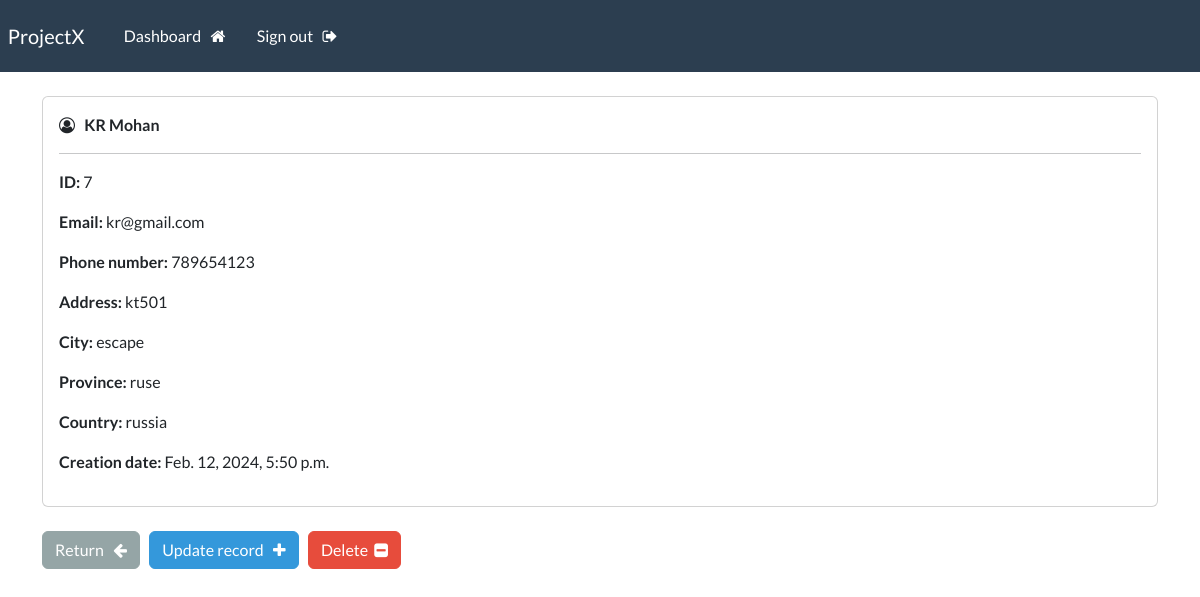
Screenshot of /record/7 (signed in) with the database file from the repository.
### webapp/models.py (models this page shows, shortened)
class Record(models.Model):
    creation_date = models.DateTimeField(auto_now_add=True)
    first_name = models.CharField(max_length=100)
    last_name = models.CharField(max_length=100)
    email = models.CharField(max_length=255)
    phone = models.CharField(max_length=20)
    address = models.CharField(max_length=300)
    city = models.CharField(max_length=255)
    province = models.CharField(max_length=200)
    country = models.CharField(max_length=125)

### webapp/views.py (the view)
# urls.py: path('record/<int:pk>', views.singular_record, name="record"),
@login_required(login_url='my-login')
def singular_record(request, pk):
    all_records = Record.objects.get(id=pk)
    context = {'record':all_records}
    return render(request, 'webapp/view-record.html', context=context)

### webapp/templates/webapp/view-record.html (shortened to what this page needs)
{% extends 'webapp/base.html' %}
{% block content %}
    <div class="card">
        <div class="card-body">
            <i class="fa fa-user-circle-o" aria-hidden="true"></i> &nbsp;
            <strong>
                {{record.last_name|upper}}
                {{record.first_name}}
            </strong>
            <hr>
            <p> <strong> ID: </strong> {{record.id}} </p>
            <p> <strong> Email: </strong> {{record.email}} </p>
            <p> <strong> Phone number: </strong> {{record.phone}} </p>
            <p> <strong> Address: </strong> {{record.address}} </p>
            <p> <strong> City: </strong> {{record.city}} </p>
            <p> <strong> Province: </strong> {{record.province}} </p>
            <p> <strong> Country: </strong> {{record.country}} </p>
            <p> <strong> Creation date: </strong> {{record.creation_date}} </p>
        </div>
    </div>
    <br>
    <a href="{% url 'dashboard' %}" class="btn btn-secondary"> Return &nbsp; <i class="fa fa-arrow-left" aria-hidden="true"></i> </a>
    <a href="{% url 'update-record' record.id %}" class="btn btn-info"> Update record &nbsp; <i class="fa fa-plus" aria-hidden="true"></i> </a>
    <a href="{% url 'delete-record' record.id %}" class="btn btn-danger"> Delete &nbsp;<i class="fa fa-minus-square" aria-hidden="true"></i> </a>
{% endblock %}

### rows the page displays
Record: last_name "KR", first_name "Mohan", id "7", email "kr@gmail.com", phone "789654123", address "kt501", city "escape", province "ruse", country "russia", creation_date "Feb. 12, 2024, 5:50 p.m."
